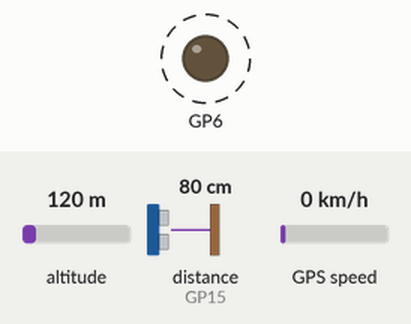
This program was run on a simulated Raspberry Pi Pico running MicroPython. On the bench: output pins drawn as LEDs (lit = HIGH). Dashed ring = blinking. Inputs (shaded band) come from the test bench; at power-on: GPS speed 0 km/h, altitude 120 m, distance to the obstacle (sensor on GP15) 80 cm. The GPS gets a fix after 3 s at 37.7749, -122.4194 with 8 satellites; the board's own WiFi access point starts at once; one TCP client connects 1 s after the port opens and stays connected; threads take turns every 2 ms; library files of the repository ran but are not shown: hcsr04.py; pins used as bus, display or sensor lines are not drawn; what the program prints to the serial console is not drawn.

Above: at 1.2 s.
1.3 s: GPS speed set to 30 km/h
Timing chart, 0 to 10.8 s (numbered marks = the images above; inputs shaded):
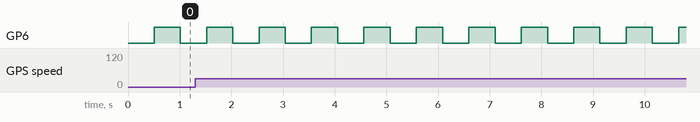

The program:

main.py
```python
from machine import Pin, Timer, UART
from time import sleep
from hcsr04 import HCSR04
from ublox import UBLOX

import gc

print('free:', str(gc.mem_free()))
print('allc:', str(gc.mem_alloc()))
gc.collect()

sonar = HCSR04(Pin(25, Pin.OUT), Pin(15, Pin.IN))
wifi = UBLOX()
uart = UART(0, 115200)

acts = {b'1': lambda: Pin(20, Pin.OUT).toggle(),
        b'2': lambda: Pin(19, Pin.OUT).toggle(),
        b'3': lambda: Pin(18, Pin.OUT).toggle(),
        b'4': lambda: Pin(17, Pin.OUT).toggle(),
        b'5': lambda: Pin(16, Pin.OUT).toggle()}

while True:
    distance = sonar.getDistance()
    print(str(distance) + ' cm')

    try:
        wifi.send(str(distance))
        uart.write(str(distance) + "\r\n")

        cmd = wifi.read()
        if cmd:
            print('cmd:', cmd)
            acts.get(cmd, lambda: None)()
        if uart.any():
            cmd = uart.read().split(b'\r')[0]
            print('uart:', cmd)
            acts.get(cmd, lambda: None)()
    except OSError as e:
        print('[err3]' + str(e))
        gc.collect()

    sleep(0.5)

    Pin(6, Pin.OUT).toggle()
```

ublox.py
```python
import network, socket, sys, time, gc, _thread, select, re

SSID = '' # 네트워크 SSID
KEY  = '' # 네트워크 키(10자)
HOST = '' # 사용 가능한 첫번째 인터페이스
PORT = 1009 # 포트번호

wlan = network.WLAN(network.AP_IF)
wlan.active(True) # Activate (“up”) or deactivate (“down”) network interface
wlan.config(essid=SSID, key=KEY, security=wlan.WEP, channel=2)
print("AP mode started. SSID: {} IP: {}".format(SSID, wlan.ifconfig()[0]))


class UBLOX:
    def __init__(self):
        self._client = None
        self._server = None
        self._poller = None
        self.starts()

    def starts(self):
        self._server = socket.socket(socket.AF_INET, socket.SOCK_STREAM)
        # Bind and listen
        self._server.setsockopt(socket.SOL_SOCKET, socket.SO_REUSEADDR, 1)
        try:
            self._server.bind([HOST, PORT])
        except OSError as e:
            print('bind Error :', e)

            return False
        self._server.listen(1)

        # 소켓차단
        #self._server.setblocking(True)

        _thread.start_new_thread(self.shuttle, ())
        return True

    def shuttle(self):
        print('Waiting for connections..')
        try:
            self._client, addr = self._server.accept()
        except OSError as e:
            print('accept Error :', e)
            return

        print('Connected to ' + addr[0] + ':' + str(addr[1]))

        self._poller = select.poll()  # polling for I/O events
        self._poller.register(self._client, select.POLLIN)

    def restarts(self):
        try:
            self._client.close()
            self._server.close()
        except AttributeError as e:
            print('close :', e)
        self._client = None
        self._server = None
        self._poller = None

        self.starts()

    def send(self, data):
        try:
            if self._client:
                self._client.send(f"sonarAlt: {data}" "\r\n")
        except OSError as e:
            print('send Error :', e)
            self.restarts()

    def read(self):
        data = bytes()
        while self._poller and self._client:
            try:
                if self._poller.poll(1):  # time in milliseconds
                    data += self._client.read(1)
                else:
                    break
            except OSError as e:
                print('recv Error :', e)
                self.restarts()
                break

        #print(data)
        #return re.sub(b'\r\n', b'', data)
        cmd = re.search(b'([0-9])\r\n', data)
        return cmd and cmd.group(1)
```

Measured:
- by itself, GP6: alternates HIGH for 0.51 s and LOW for 0.51 s
